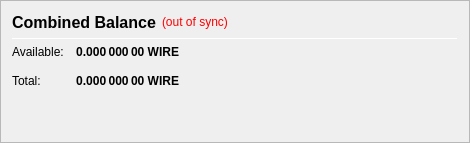
                   <widget class="QFrame" name="frame_CombinedBalances">
                    <property name="minimumSize">
                     <size>
                      <width>470</width>
                      <height>0</height>
                     </size>
                    </property>
                    <property name="frameShape">
                     <enum>QFrame::StyledPanel</enum>
                    </property>
                    <property name="frameShadow">
                     <enum>QFrame::Raised</enum>
                    </property>
                    <layout class="QVBoxLayout" name="verticalLayout_5">
                     <item>
                      <layout class="QHBoxLayout" name="horizontalLayout_5" stretch="0">
                       <item>
                        <widget class="QLabel" name="label_5z">
                         <property name="minimumSize">
                          <size>
                           <width>0</width>
                           <height>20</height>
                          </size>
                         </property>
                         <property name="font">
                          <font>
                           <pointsize>12</pointsize>
                           <weight>75</weight>
                           <bold>true</bold>
                          </font>
                         </property>
                         <property name="toolTip">
                          <string>Combined Balance (including unconfirmed and immature coins)</string>
                         </property>
                         <property name="text">
                          <string>Combined Balance</string>
                         </property>
                        </widget>
                       </item>
                       <item>
                        <widget class="QLabel" name="labelWalletStatus">
                         <property name="cursor">
                          <cursorShape>WhatsThisCursor</cursorShape>
                         </property>
                         <property name="toolTip">
                          <string>The displayed information may be out of date. Your wallet automatically synchronizes with the WIRE network after a connection is established, but this process has not completed yet.</string>
                         </property>
                         <property name="styleSheet">
                          <string notr="true">QLabel { color: red; }</string>
                         </property>
                         <property name="text">
                          <string notr="true">(out of sync)</string>
                         </property>
                         <property name="alignment">
                          <set>Qt::AlignLeading|Qt::AlignLeft|Qt::AlignVCenter</set>
                         </property>
                        </widget>
                       </item>
                       <item>
                        <spacer name="horizontalSpacer_1">
                         <property name="orientation">
                          <enum>Qt::Horizontal</enum>
                         </property>
                         <property name="sizeHint" stdset="0">
                          <size>
                           <width>40</width>
                           <height>20</height>
                          </size>
                         </property>
                        </spacer>
                       </item>
                      </layout>
                     </item>
                     <item>
                      <widget class="Line" name="line_CombinedBalance">
                       <property name="minimumSize">
                        <size>
                         <width>0</width>
                         <height>1</height>
                        </size>
                       </property>
                       <property name="maximumSize">
                        <size>
                         <width>16777215</width>
                         <height>1</height>
                        </size>
                       </property>
                       <property name="orientation">
                        <enum>Qt::Horizontal</enum>
                       </property>
                      </widget>
                     </item>
                     <item>
                      <layout class="QGridLayout" name="gridLayout_3">
                       <property name="spacing">
                        <number>12</number>
                       </property>
                       <item row="1" column="0">
                        <widget class="QLabel" name="labelBalanceTextz">
                         <property name="text">
                          <string>Available:</string>
                         </property>
                        </widget>
                       </item>
                       <item row="1" column="1">
                        <widget class="QLabel" name="labelBalancez">
                         <property name="font">
                          <font>
                           <weight>75</weight>
                           <bold>true</bold>
                          </font>
                         </property>
                         <property name="cursor">
                          <cursorShape>IBeamCursor</cursorShape>
                         </property>
                         <property name="toolTip">
                          <string>Your current spendable balance</string>
                         </property>
                         <property name="text">
                          <string notr="true">0.000 000 00 WIRE</string>
                         </property>
                         <property name="alignment">
                          <set>Qt::AlignRight|Qt::AlignTrailing|Qt::AlignVCenter</set>
                         </property>
                         <property name="textInteractionFlags">
                          <set>Qt::LinksAccessibleByMouse|Qt::TextSelectableByKeyboard|Qt::TextSelectableByMouse</set>
                         </property>
                        </widget>
                       </item>
                       <item row="2" column="0">
                        <widget class="QLabel" name="labelTotalTextz">
                         <property name="text">
                          <string>Total:</string>
                         </property>
                        </widget>
                       </item>
                       <item row="2" column="1">
                        <widget class="QLabel" name="labelTotalz">
                         <property name="font">
                          <font>
                           <weight>75</weight>
                           <bold>true</bold>
                          </font>
                         </property>
                         <property name="cursor">
                          <cursorShape>IBeamCursor</cursorShape>
                         </property>
                         <property name="toolTip">
                          <string>Total Balance, including all unavailable coins.</string>
                         </property>
                         <property name="text">
                          <string notr="true">0.000 000 00 WIRE</string>
                         </property>
                         <property name="alignment">
                          <set>Qt::AlignRight|Qt::AlignTrailing|Qt::AlignVCenter</set>
                         </property>
                         <property name="textInteractionFlags">
                          <set>Qt::LinksAccessibleByMouse|Qt::TextSelectableByKeyboard|Qt::TextSelectableByMouse</set>
                         </property>
                        </widget>
                       </item>
                       <item row="2" column="3">
                        <spacer name="horizontalSpacer_2">
                         <property name="orientation">
                          <enum>Qt::Horizontal</enum>
                         </property>
                         <property name="sizeHint" stdset="0">
                          <size>
                           <width>40</width>
                           <height>20</height>
                          </size>
                         </property>
                        </spacer>
                       </item>
                      </layout>
                     </item>
                     <item>
                      <spacer name="verticalSpacer_1">
                       <property name="orientation">
                        <enum>Qt::Vertical</enum>
                       </property>
                       <property name="sizeHint" stdset="0">
                        <size>
                         <width>20</width>
                         <height>40</height>
                        </size>
                       </property>
                      </spacer>
                     </item>
                    </layout>
                   </widget>
